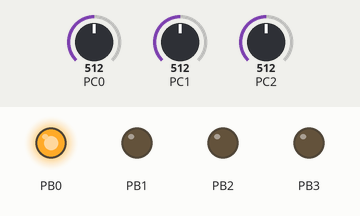
Recording of a program running on a simulated ATmega328P, built with avr-gcc and emulated at 20 MHz. On the bench: output pins drawn as LEDs (lit = HIGH). Wiring (inferred from the names in the program): LM75 temperature sensor at I2C address 0x48; LM75 temperature sensor at I2C address 0x49. The test bench sets the inputs (shaded band); at power-on: PC2 = 512, PC0 = 512, PC1 = 512.

Above: at 1.2 s.
1.3 s: PC2 set to 526
At 2.0 s:
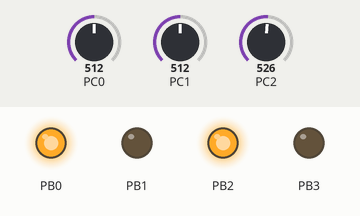
2.8 s: PC0 set to 417
4.3 s: PC0 set to 396
At 5.3 s:
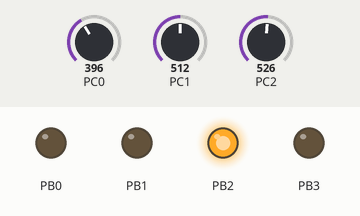
5.8 s: PC1 set to 845
7.3 s: PC1 set to 862
At 7.6 s:
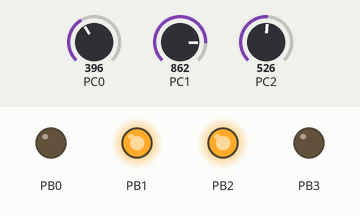
8.8 s: PC2 set to 511
At 9.9 s:
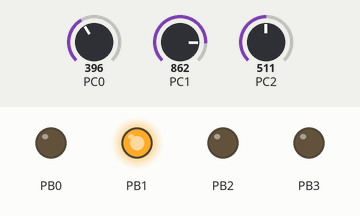
Timing chart, 0 to 11.3 s (numbered marks = the images above; inputs shaded):
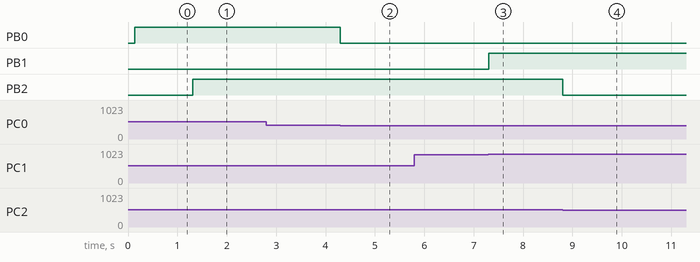

Measured:
- the behaviour switches between 512 and 513 on PC2 (found by bisection; images 0 and 1)
- the behaviour switches between 410 and 409 on PC0 (found by bisection; images 1 and 2)
- the behaviour switches between 853 and 854 on PC1 (found by bisection; images 2 and 3)
- after the input at 1.3 s, PB2: LOW → HIGH at once
- after the input at 2.8 s, every drawn part: stays the same
- after the input at 4.3 s, PB0: HIGH → LOW at once
- after the input at 5.8 s, every drawn part: stays the same
- after the input at 7.3 s, PB1: LOW → HIGH at once
- after the input at 8.8 s, PB2: HIGH → LOW at once

The program:

main.c
```c
/** QVL_2.c**Created: 4/25/2019 12:17:42 PM
* Author:LUIS JAVIER QUI;ONEZ VERNAZA (QVLservices)*/
/* Replace with your application code */
#include "avr/io.h"
#include "i2c.h"
#include "SENSOR_CONTROL_AVR.h"
#include "SENSOR_TEMPERATURA_DS1621_AVR.h"
#include "LIBRERIA_DELAY_QVL.h"

#define F_CPU 20000000UL
#define TIMER_RETARDO_TIMER1_EMULATE_DELAY 100
#define TWBR_1 3.5
#define TEMPERATURA_ALTA0 0x14
#define TEMPERATURA_BAJA0 0x0F
#define TEMPERATURA_ALTA1 0x0F
#define TEMPERATURA_BAJA1 0x0A
#define TEMPERATURA_LBS0 0x00
#define ADDRESS__W0 0x90
#define ADDRESS__R0 0x91
#define ADDRESS__W1 0x92
#define ADDRESS__R1 0x93
#define TEMPERATURA_LBS1 0x00
#define BYTE_DE_CONFIGURACION_TEMP 0x02


unsigned char ADDRESS_I2C_WRITE_READ;
int HOME_TIME=0;
int main(void){
CONTROL_CONVERSOR_ANLOGICO_DIGITAL();/*FUNCION PARA CONFIGURAR LOS PARAMETROS INICIALES DEL CONVERTIDOR ADC*/
ENABLE_I2C_PULL_UP(TWBR_1,BIT0,BIT0);/*FUNCION HABILITA EL MODULO I2C JUNT CON LAS RECISTENCIAS PULL UP*/


/*CUNFIGURACION DEL SENSOR DE TEMPERATURA DS1621 COMO TERMOSTATO CON SALIDA DEFINIDA COMO ALTO(POL=1) REGISTRO DE CONFIGURACION*/
F_ACCESO_CONFIGURACION(ADDRESS__W0,BYTE_DE_CONFIGURACION_TEMP);
STOP_COMUNICATION_I2C();
F_ACCESO_TEMPERATURE_ALTA(ADDRESS__W0,TEMPERATURA_ALTA0,TEMPERATURA_LBS0);
STOP_COMUNICATION_I2C();
F_ACCESO_TEMPERATURE_BAJA(ADDRESS__W0,TEMPERATURA_BAJA0,TEMPERATURA_LBS0);
STOP_COMUNICATION_I2C();
F_STAR_CONVERSION_TEMPERATURA(ADDRESS__W0);
STOP_COMUNICATION_I2C();
// /*CUNFIGURACION DEL SENSOR DE TEMPERATURA DS1621 COMO TERMOSTATO CON SALIDA DEFINIDA COMO ALTO(POL=1) REGISTRO DE CONFIGURACION COPIA1*/
F_ACCESO_CONFIGURACION(ADDRESS__W1,BYTE_DE_CONFIGURACION_TEMP);
STOP_COMUNICATION_I2C();
F_ACCESO_TEMPERATURE_ALTA(ADDRESS__W1,TEMPERATURA_ALTA1,TEMPERATURA_LBS1);
STOP_COMUNICATION_I2C();
F_ACCESO_TEMPERATURE_BAJA(ADDRESS__W1,TEMPERATURA_BAJA1,TEMPERATURA_LBS1);
STOP_COMUNICATION_I2C();
F_STAR_CONVERSION_TEMPERATURA(ADDRESS__W1);
STOP_COMUNICATION_I2C();


while (1){
/*ESTA CONDICION IF ME PERMITE CREAR Y AJUSTAR UN RETARDO EN EL ARRANQUE DEL CODIGO DEL LOOP PARA QUE LOS SENSORES PUEDAN CARGAR Y ESTAR LISTOS PARA PODER SER LEIDOS POR EL MICRO*/
if (HOME_TIME==0){
PAUSE_FLUJO(10000,BIT1,BIT0,BIT0);
HOME_TIME=1;}

/*ETAPA1*/
F_LEER_TEMPERATURA(ADDRESS__W0,ADDRESS__R0);/*FUNCION ENCARAGDA DE LEER LA TEMPERATURA USA DOS PARAMETROS */
STOP_COMUNICATION_I2C();/*DETIENE LA COMUNICACION I2C*/
/*ETAPA1*/
PAUSE_FLUJO(TIMER_RETARDO_TIMER1_EMULATE_DELAY,BIT1,BIT0,BIT0);
/*ETAPA1 COPIA1*/
F_LEER_TEMPERATURA(ADDRESS__W1,ADDRESS__R1);/*FUNCION ENCARAGDA DE LEER LA TEMPERATURA USA DOS PARAMETROS COPIA1*/
STOP_COMUNICATION_I2C();/*DETIENE LA COMUNICACION I2C COPIA1*/
// /*ETAPA1 COPIA1*/
/*ETAPA2*/
/*ETAPA2*//*ETAPA3*//*ETAPA3*//*ETAPA4*/
SENSOR0();
PAUSE_FLUJO(TIMER_RETARDO_TIMER1_EMULATE_DELAY,BIT1,BIT0,BIT0);//EN ESTA FUNCION SE PONE EL RETARDO QUE SE CALCULA CON LA FORMULA Y TAMBIEN SE PONE EL PRESCALER
SENSOR1();
PAUSE_FLUJO(TIMER_RETARDO_TIMER1_EMULATE_DELAY,BIT1,BIT0,BIT0);//EN ESTA FUNCION SE PONE EL RETARDO QUE SE CALCULA CON LA FORMULA Y TAMBIEN SE PONE EL PRESCALER
SENSOR2();
PAUSE_FLUJO(TIMER_RETARDO_TIMER1_EMULATE_DELAY,BIT1,BIT0,BIT0);//EN ESTA FUNCION SE PONE EL RETARDO QUE SE CALCULA CON LA FORMULA Y TAMBIEN SE PONE EL PRESCALER
ALERTA();
PAUSE_FLUJO(TIMER_RETARDO_TIMER1_EMULATE_DELAY,BIT1,BIT0,BIT0);//EN ESTA FUNCION SE PONE EL RETARDO QUE SE CALCULA CON LA FORMULA Y TAMBIEN SE PONE EL PRESCALER
/*ETAPA4*/
}


}
```

SENSOR_CONTROL_AVR.h
```c
#ifndef SENSORES_AVR_328P
#define SENSORES_AVR_328P
#define VEOLTAJE_MAXIMO_PERMITIDO_SENSOR_0 1.2
#define VEOLTAJE_MAXIMO_PERMITIDO_SENSOR_1 2.5
#define VEOLTAJE_MAXIMO_PERMITIDO_SENSOR_2 1.5
#define RESOLUTION0 0.0029296875 //0.0048875855
#define BIT0 0
#define BIT1 1
uint16_t VAR_REGISTRO_ADC0=0;
uint16_t VAR_REGISTRO_ADC1=0;
uint16_t VAR_REGISTRO_ADC2=0;
float VAR_VOLTAJE_ENTRADA0=0;
float VAR_VOLTAJE_ENTRADA1=0;
float VAR_VOLTAJE_ENTRADA2=0;
int LUIS0=1;
int LUIS1=1;
int LUIS2=1;
int LUIS3=1;

void CONTROL_CONVERSOR_ANLOGICO_DIGITAL();
void SENSOR0();
void SENSOR1();
void SENSOR2();
void ALERTA();
void CONTROL_CONVERSOR_ANLOGICO_DIGITAL(){
/*DDRC=0x00;*/
DDRB=0x0F;/*NUMERO DE PUERTOS A UTILIZAR COMO CONVERTIDORES ANALOGICOS*/
/*	DDRD=0xFF;*/
/*  PORTD=0x05;*/
ADCSRA|=(BIT1<<ADPS0)|(BIT1<<ADPS1)|(BIT1<<ADPS0);
DIDR0|=(BIT1<<ADC2D)|(BIT1<<ADC1D)|(BIT1<<ADC0D);
TCCR1B|=(BIT1<<CS12)|(BIT0<<CS11)|(BIT0<<CS10);
TCNT1=BIT0;}


/*FUNCION QUE OPTIENE Y CONVIERTE LOS DATOS DEL VOLTAJE GENERADOS POR EL SENSOR0 */
void SENSOR0(){
ADMUX=0x00;
ADCSRA=(BIT1<<ADEN)|(BIT1<<ADSC);
while(ADCSRA&(BIT1<<ADSC)){}
ADCSRA&= ~(BIT1<<ADEN);
VAR_REGISTRO_ADC0=ADC;
VAR_VOLTAJE_ENTRADA0= (float)VAR_REGISTRO_ADC0*RESOLUTION0;
ADMUX &=(BIT0<<MUX0);
if(VAR_VOLTAJE_ENTRADA0 > VEOLTAJE_MAXIMO_PERMITIDO_SENSOR_0){
if (LUIS0==BIT1){LUIS0=BIT0;
/*PORTD|=(BIT1<<3);*/PORTB|=(BIT1<<PORTB0);}}
else{
if (LUIS0==BIT0){LUIS0=BIT1;
/*PORTD&=~(BIT1<<3);*/PORTB&=~(BIT1<<PORTB0);}}}
/*------------------------------------------------------------------*/


/*FUNCION QUE OPTIENE Y CONVIERTE LOS DATOS DEL VOLTAJE GENERADOS POR EL SENSOR1 */
void SENSOR1(){
ADMUX=0x01;
ADCSRA=(BIT1<<ADEN)|(BIT1<<ADSC);
while(ADCSRA&(BIT1<<ADSC)){}
ADCSRA&=~(BIT1<<ADEN);
VAR_REGISTRO_ADC1=ADC;
VAR_VOLTAJE_ENTRADA1=(float)VAR_REGISTRO_ADC1*RESOLUTION0;
ADMUX&=(BIT0<<MUX0);
if(VAR_VOLTAJE_ENTRADA1 > VEOLTAJE_MAXIMO_PERMITIDO_SENSOR_1){
if(LUIS1==BIT1){LUIS1=BIT0;
/*PORTD|=(2<<3);*/PORTB|=(BIT1<<PORTB1);}}
else{if (LUIS1==BIT0){LUIS1=1;
/*PORTD&=~(2<<3);*/PORTB&=~(BIT1<<PORTB1);}}}
/*------------------------------------------------------------------*/


/*FUNCION QUE OPTIENE Y CONVIERTE LOS DATOS DEL VOLTAJE GENERADOS POR EL SENSOR2 */
void SENSOR2(){
ADMUX=0x02;
ADCSRA=(BIT1<<ADEN)|(BIT1<<ADSC);
while(ADCSRA&(BIT1<<ADSC)){}
ADCSRA&=~(BIT1<<ADEN);
VAR_REGISTRO_ADC2=ADC;
VAR_VOLTAJE_ENTRADA2=(float)VAR_REGISTRO_ADC2*RESOLUTION0;
ADMUX &=(BIT0<<MUX1);
if(VAR_VOLTAJE_ENTRADA2 > VEOLTAJE_MAXIMO_PERMITIDO_SENSOR_2){
if (LUIS2==BIT1){LUIS2=BIT0;
/*PORTD|=(3<<3);*/PORTB|=(BIT1<<PORTB2);}}
else{if(LUIS2==BIT0){LUIS2=BIT1;
/*PORTD&=~(3<<3);*/PORTB&=~(BIT1<<PORTB2);}}}

/*------------------------------------------------------------------*/
/*ESTA FUNCION DETECTA CUANDO LOS DOS SENSORES DE DE CALIDAD DE AIRE ALCANZAN VALORES ALTOS NO ACEPTABLES CONFIGURADOS PREVIAMENTE, LUEGO DE UN ANALISIS DE LOS VALORES OBTENIDOS POR LOS SENSORES EN PRUEBAS INDIVIDUALES*/
void ALERTA(){if((VAR_VOLTAJE_ENTRADA1 >= VEOLTAJE_MAXIMO_PERMITIDO_SENSOR_1) & (VAR_VOLTAJE_ENTRADA0 >= VEOLTAJE_MAXIMO_PERMITIDO_SENSOR_0)){
if(LUIS3==BIT1){LUIS3=BIT0;
/*PORTD|=(4<<3);*/PORTB|=(BIT1<<PORTB3);}}
else{if (LUIS3==BIT0){LUIS3=1;
/*PORTD&=~(4<<3);*/PORTB&=~(BIT1<<PORTB3);}}}
/*------------------------------------------------------------------*/
#endif
```

SENSOR_TEMPERATURA_DS1621_AVR.h
```c
#ifndef I2C_AVR_TEMP_SENSOR
#define I2C_AVR_TEMP_SENSOR
#define ADDRESS__W0 0x90
#define ADDRESS__R0 0x91
#define ADDRESS__W1 0x92
#define ADDRESS__R1 0x93
#define LEER_TEMPERATURA 0xAA
#define ACCESO_TEMPERATURE_ALTA 0xA1
#define ACCESO_TEMPERATURE_BAJA 0xA2
#define ACCESO_CONFIGURACION 0xAC
#define LEER_COUNTER 0xA8
#define LEER_SLOPE 0xA9
#define STAR_CONVERSION_TEMPERATURA 0xEE
#define STOP_CONVERSION_TEMPERATURA 0x22
/*uint8_t W;*/
void F_LEER_TEMPERATURA( char ADDRESS_W, char ADDRESS_R);
void F_ACCESO_TEMPERATURE_ALTA( char ADDRESS_W_R, char TEMPERATURA_H_PRIMER_BYTE, char TEMPERATURA_H_SEGUNDO_BYTE);
void F_ACCESO_TEMPERATURE_BAJA( char ADDRESS_W_R, char TEMPERATURA_L_PRIMER_BYTE, char TEMPERATURA_L_SEGUNDO_BYTE);
void F_ACCESO_CONFIGURACION( char ADDRESS_W_R, char BYTE_DE_CONFIGURACION);
void F_LEER_COUNTER( char ADDRESS_W_R);
void F_LEER_SLOPE( char ADDRESS_W_R);
void F_STAR_CONVERSION_TEMPERATURA( char ADDRESS_W_R);
void F_STOP_CONVERSION_TEMPERATURA( char ADDRESS_W_R);
void F_LEER_TEMPERATURA( char ADDRESS_W,  char ADDRESS_R){
/*--------------------------*/
	START_COMUNICATION_I2C();
	ESPERA_I2C();
	WRITE_I2C(ADDRESS_W);
	ESPERA_I2C();
	WRITE_I2C(LEER_TEMPERATURA);
	ESPERA_I2C();
	START_COMUNICATION_I2C();
	WRITE_I2C(ADDRESS_R);
	ESPERA_I2C();
	READ_I2C_ACK();
	ESPERA_I2C();
	READ_I2C_NACK();
    ESPERA_I2C();
	/*--------------------------*/}
void F_ACCESO_TEMPERATURE_ALTA( char ADDRESS_W_R,char TEMPERATURA_H_PRIMER_BYTE,char TEMPERATURA_H_SEGUNDO_BYTE){
	/*--------------------------*/
	START_COMUNICATION_I2C();
	ESPERA_I2C();
	WRITE_I2C(ADDRESS_W_R);
	ESPERA_I2C();
	WRITE_I2C(ACCESO_TEMPERATURE_ALTA);
	ESPERA_I2C();
	WRITE_I2C(TEMPERATURA_H_PRIMER_BYTE);
	ESPERA_I2C();
	WRITE_I2C(TEMPERATURA_H_SEGUNDO_BYTE);
	ESPERA_I2C();
	/*--------------------------*/}
void F_ACCESO_TEMPERATURE_BAJA( char ADDRESS_W_R, char TEMPERATURA_L_PRIMER_BYTE, char TEMPERATURA_L_SEGUNDO_BYTE){
	/*--------------------------*/
	START_COMUNICATION_I2C();
	ESPERA_I2C();
	WRITE_I2C(ADDRESS_W_R);
	ESPERA_I2C();
	WRITE_I2C(ACCESO_TEMPERATURE_BAJA);
	ESPERA_I2C();
	WRITE_I2C(TEMPERATURA_L_PRIMER_BYTE);
	ESPERA_I2C();
	WRITE_I2C(TEMPERATURA_L_SEGUNDO_BYTE);
	ESPERA_I2C();
	/*--------------------------*/}
void F_LEER_SLOPE( char ADDRESS_W_R){
	/*--------------------------*/
	START_COMUNICATION_I2C();
	ESPERA_I2C();
	WRITE_I2C(ADDRESS_W_R);
	ESPERA_I2C();
	WRITE_I2C(LEER_SLOPE);
	ESPERA_I2C();
	/*--------------------------*/}
void F_LEER_COUNTER( char ADDRESS_W_R){
	/*--------------------------*/
	START_COMUNICATION_I2C();
	ESPERA_I2C();
	WRITE_I2C(ADDRESS_W_R);
	ESPERA_I2C();
	WRITE_I2C(LEER_COUNTER);
	ESPERA_I2C();
	/*--------------------------*/}
void F_ACCESO_CONFIGURACION( char ADDRESS_W_R, char BYTE_DE_CONFIGURACION){
	/*--------------------------*/
	START_COMUNICATION_I2C();
	ESPERA_I2C();
	WRITE_I2C(ADDRESS_W_R);
	ESPERA_I2C();
	WRITE_I2C(ACCESO_CONFIGURACION);
	ESPERA_I2C();
	WRITE_I2C(BYTE_DE_CONFIGURACION);
	ESPERA_I2C();
	/*--------------------------*/}
void F_STAR_CONVERSION_TEMPERATURA( char ADDRESS_W_R){
	/*--------------------------*/
	START_COMUNICATION_I2C();
	ESPERA_I2C();
	WRITE_I2C(ADDRESS_W_R);
	ESPERA_I2C();
	WRITE_I2C(STAR_CONVERSION_TEMPERATURA);
	ESPERA_I2C();
	/*--------------------------*/}
void F_STOP_CONVERSION_TEMPERATURA( char ADDRESS_W_R){
	/*--------------------------*/
	START_COMUNICATION_I2C();
	ESPERA_I2C();
	WRITE_I2C(ADDRESS_W_R);
	ESPERA_I2C();
	WRITE_I2C(STOP_CONVERSION_TEMPERATURA);
	ESPERA_I2C();
	/*--------------------------*/}
#endif
```

i2c.h
```c
#ifndef I2C_AVR_328P
#define I2C_AVR_328P
#define BIT0 0
#define BIT1 1
void ERROR_I2C();
void START_COMUNICATION_I2C();
void DISLABLE_I2C(int VELOCIDAD_DEL_I2C,int TWPS_1,int TWPS_0);
void ENABLE_I2C_NOT_PULL_UP(int VELOCIDAD_DEL_I2C,int TWPS_1,int TWPS_0);
void ENABLE_I2C_PULL_UP(uint8_t VELOCIDAD_DEL_I2C,int TWPS_1,int TWPS_0);
void ESPERA_I2C();
uint8_t READ_I2C_ACK();
uint8_t READ_I2C_NACK();
uint8_t ESTATUS_I2C();
void STOP_COMUNICATION_I2C();
void WRITE_I2C(unsigned char ADDRESS_I2C_BIT_WRITE_BIT_READ);
uint8_t READ_I2C_ACK(){
TWCR=(BIT1<<TWINT)|(BIT1<<TWEN)|(BIT1<<TWEA);
return TWDR;}
uint8_t READ_I2C_NACK(){
TWCR=(BIT1<<TWINT)|(BIT1<<TWEN);
return TWDR;}
void WRITE_I2C(unsigned char ADDRESS_I2C_BIT_WRITE_BIT_READ){
TWDR=ADDRESS_I2C_BIT_WRITE_BIT_READ;
TWCR=(BIT1<<TWINT)|(BIT1<<TWEN);}
void START_COMUNICATION_I2C(void){
TWCR=(BIT1<<TWINT)|(BIT1<<TWSTA)|(1<<TWEN);}
void ENABLE_I2C_PULL_UP(uint8_t VELOCIDAD_DEL_I2C,int TWPS_1,int TWPS_0){
DDRC&=(BIT0<<DDC4)|(BIT0<<DDC5);
PORTC|=(BIT1<<PORTC5)|(BIT1<<PORTC4);
if((TWPS_1==BIT0)&&(TWPS_0==BIT0)){
TWSR|=(BIT1<<TWPS0)|(BIT1<<TWPS1);}else{
if((TWPS_1==BIT0)&&(TWPS_0==BIT1)){
TWSR|=(BIT1<<TWPS0)|(BIT0<<TWPS1);}else{
if((TWPS_1==BIT1)&&(TWPS_0==BIT0)){
TWSR|=(BIT0<<TWPS0)|(BIT1<<TWPS1);}else{
if((TWPS_1==BIT1)&&(TWPS_0==BIT1)){
TWSR|=(BIT1<<TWPS0)|(BIT1<<TWPS1);}}}}
TWBR=VELOCIDAD_DEL_I2C;
TWCR|=(BIT1<<TWEN);}
void ENABLE_I2C_NOT_PULL_UP(int VELOCIDAD_DEL_I2C,int TWPS_1,int TWPS_0){
DDRC&=(BIT0<<DDC4)|(BIT0<<DDC5);
/*DDRC|=(1<<DDC3);*/
PORTC&=(BIT0<<PORTC5)|(BIT0<<PORTC4);
/*PORTC|=(1<<PORTC3);*/
if((TWPS_1==BIT0)&&(TWPS_0==BIT0)){
TWSR|=(BIT1<<TWPS0)|(BIT1<<TWPS1);}else{
if((TWPS_1==BIT0)&&(TWPS_0==BIT1)){
TWSR|=(BIT1<<TWPS0)|(BIT0<<TWPS1);}else{
if((TWPS_1==BIT1)&&(TWPS_0==BIT0)){
TWSR|=(BIT0<<TWPS0)|(BIT1<<TWPS1);}else{
if((TWPS_1==BIT1)&&(TWPS_0==BIT1)){
TWSR|=(BIT1<<TWPS0)|(BIT1<<TWPS1);}}}}
TWBR=VELOCIDAD_DEL_I2C;
TWCR|=(BIT1<<TWEN);}
void DISLABLE_I2C(int VELOCIDAD_DEL_I2C,int TWPS_1,int TWPS_0){
DDRC&=(BIT0<<DDC4)|(BIT0<<DDC5);
/*DDRC|=(1<<DDC3);*/
PORTC&=(BIT0<<PORTC5)|(BIT0<<PORTC4);
/*PORTC|=(1<<PORTC3);*/
if((TWPS_1==BIT0)&&(TWPS_0==BIT0)){
TWSR|=(BIT1<<TWPS0)|(BIT1<<TWPS1);}else{
if((TWPS_1==BIT0)&&(TWPS_0==BIT1)){
TWSR|=(BIT1<<TWPS0)|(BIT0<<TWPS1);}else{
if((TWPS_1==BIT1)&&(TWPS_0==BIT0)){
TWSR|=(BIT0<<TWPS0)|(BIT1<<TWPS1);}else{
if((TWPS_1==BIT1)&&(TWPS_0==BIT1)){
TWSR|=(BIT1<<TWPS0)|(BIT1<<TWPS1);}}}}
TWBR=VELOCIDAD_DEL_I2C;
TWCR=(BIT0<<TWEN);}
void ESPERA_I2C(void){
while(!(TWCR&(BIT1<<TWINT))){}}
void ERROR_I2C(void){}
uint8_t ESTATUS_I2C(void){
uint8_t DATE_ESTATUS_I2C;
DATE_ESTATUS_I2C=TWSR&0xf8;
ERROR_I2C();
return DATE_ESTATUS_I2C;}
void STOP_COMUNICATION_I2C(void){
TWCR=(BIT1<<TWINT)|(BIT1<<TWEN)|(BIT1<<TWSTO);}
#endif
```

LIBRERIA_DELAY_QVL.h
```c
#ifndef LIBRERIA_DELAY_QVL
#define LIBRERIA_DELAY_QVL


#include <avr/io.h>
#define BIT0 0
#define BIT1 1
void PAUSE_FLUJO(uint16_t DELAY,int CS_12,int CS_11,int CS_10);
/*FUNCION DE RETARDO DEL FLUJO DE EJECUCION DDE INSTRUCCION DEL MICROCONTROLARDOR*/
void PAUSE_FLUJO(uint16_t DELAY,int CS_12,int CS_11,int CS_10){
int C_12=CS_12;
int C_11=CS_11;
int C_10=CS_10;
int TEMP=DELAY;
if ((C_12==BIT0)&&(C_11==BIT1)&&(C_10==BIT1)){TCCR1B=0x03;}else{
if((C_12==BIT0)&&(C_11==BIT1)&&(C_10==BIT0)){TCCR1B=0x02;}else{
if((C_12==BIT1)&&(C_11==BIT0)&&(C_10==BIT1)){TCCR1B=0x05;}else{
if((C_12==BIT1)&&(C_11==BIT1)&&(C_10==BIT0)){TCCR1B=0x04;}else{
if((C_12==BIT0)&&(C_11==BIT0)&&(C_10==BIT1)){TCCR1B=0x01;}}}}}
TCNT1=BIT0;
while((TCNT1<TEMP)){}
TCNT1=BIT0;}
/*FUNCION DE RETARDO DEL FLUJO DE PROGRAMACION DEL MICROCONTROLARDOR*/
#endif
```
